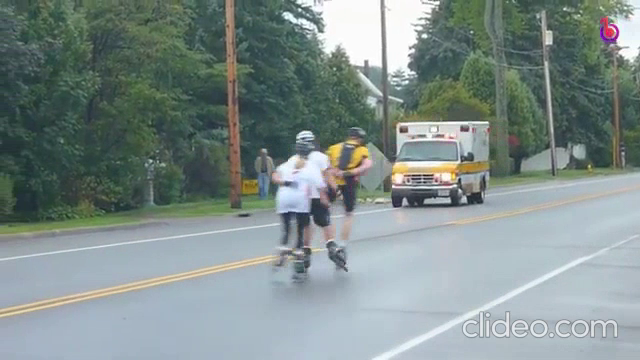
#> input picture frame 38 of test.mp4, 640 x 360 px, given in place of test1.mp4, which was not available
$ python classifier.py
#> lines starting #> are read from the running program, lines starting #| are printed output that depends on the picture; after the words box and inside, x2 and y2 are one past the last pixel; in counts of white or black regions, pixels touching at a corner belong together
import cv2


cap = cv2.VideoCapture(r'E:/project/test1.mp4')
# capture frames from a video
#cap = cv2.VideoCapture(0)

# Trained XML classifiers describes some features of some object we want to detect
amb_cascade = cv2.CascadeClassifier(r'E:/project/cascade.xml')

# loop runs if capturing has been initialized.
while True:
    ret, frames = cap.read()
#> frames is the input picture: shape (360, 640, 3); mean B, G, R 139.5, 141.9, 128.1
    gray = cv2.cvtColor(frames, cv2.COLOR_BGR2GRAY)
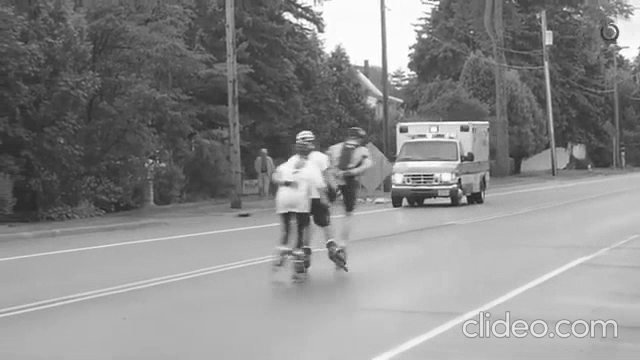
#> gray: shape (360, 640); min 24, max 255, mean 137.4
    amb = amb_cascade.detectMultiScale(gray, 1.1, 2)
#> amb = ()
    for (x, y, w, h) in amb:
        #Create bounding box
        cv2.rectangle(frames, (x, y), (x+w, y+h), (0, 0, 255), 1)
        print("Ambulance detected")
#> this loop made 0 passes
    cv2.imshow('window', frames )
    #Hit Esc to close the window
    if cv2.waitKey(33) == 27:
#> (key Esc is pressed here)
        break

# De-allocate any associated memory usage
cv2.destroyAllWindows()

$ run again, starting later in the video
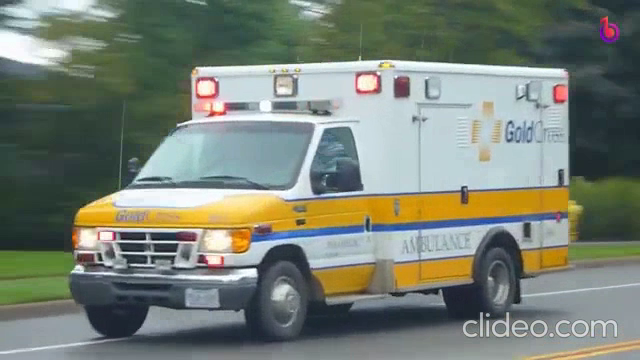
#> input picture frame 171 of test.mp4, 640 x 360 px, given in place of test1.mp4, which was not available
#> frames is the input picture: shape (360, 640, 3); mean B, G, R 116.6, 128, 119.9
#> `gray = cv2.cvtColor(frames, cv2.COLOR_BGR2GRAY)`:
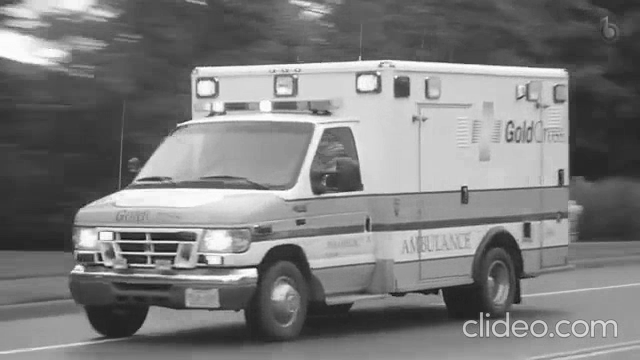
#> gray: shape (360, 640); min 14, max 255, mean 124.2
#> amb = ()

$ run again, starting later in the video
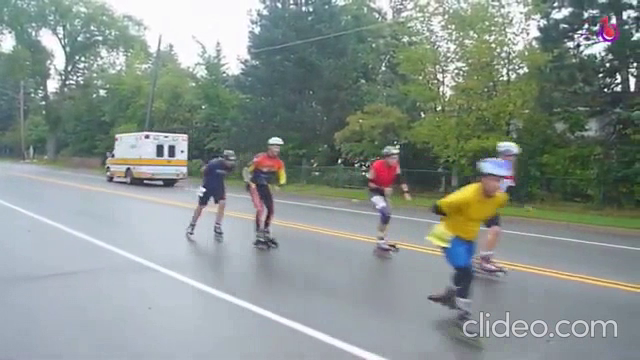
#> input picture frame 305 of test.mp4, 640 x 360 px, given in place of test1.mp4, which was not available
#> frames is the input picture: shape (360, 640, 3); mean B, G, R 141.8, 146.7, 136.7
#> `gray = cv2.cvtColor(frames, cv2.COLOR_BGR2GRAY)`:
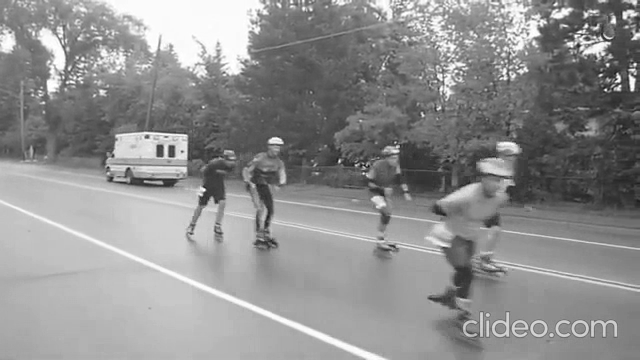
#> gray: shape (360, 640); min 11, max 255, mean 143.1
#> amb = [[102, 113, 88, 88]]
#> the loop `for (x, y, w, h) in amb:` made 1 pass
#> (printed output is left out)
#> after the loop `for (x, y, w, h) in amb:`:
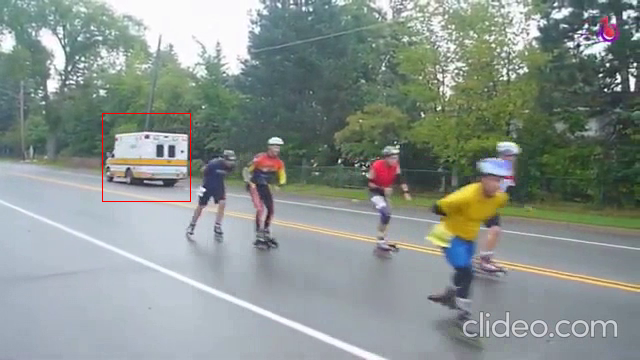
#> frames: shape (360, 640, 3); 0.15% of pixels changed, all inside (x1, y1, x2, y2) = (102, 113, 191, 202)
